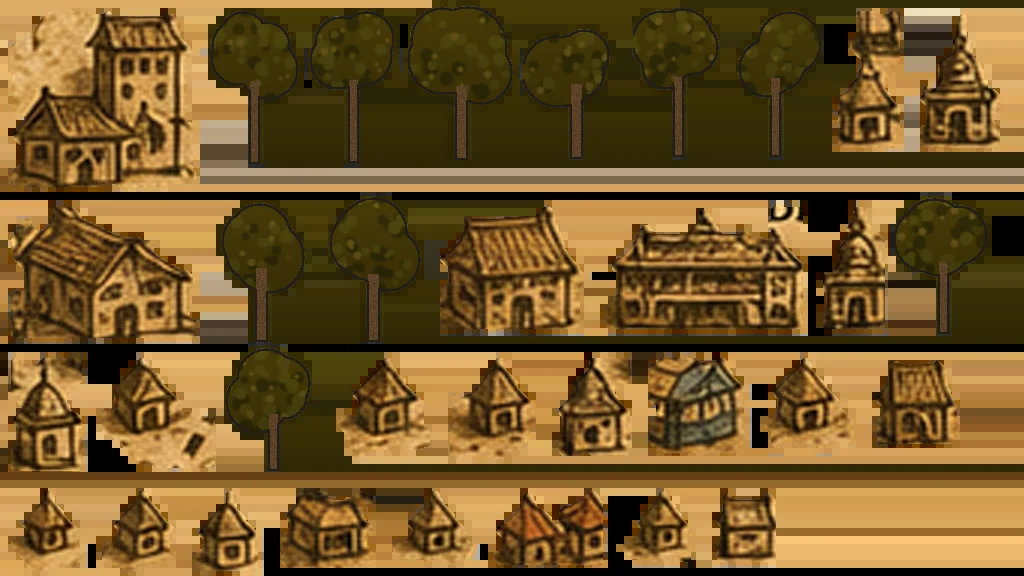
#> input picture site-assets/walk/cutouts.9dfbd7107c.webp, 1024 x 576 px
$ python -i extract_cutouts.py   (imports and definitions only)
#> lines starting #> are read from the running program, lines starting #| are printed output that depends on the picture; after the words box and inside, x2 and y2 are one past the last pixel; in counts of white or black regions, pixels touching at a corner belong together
#> further down, picture is the input picture: shape (576, 1024, 3); mean B, G, R 41.9, 88.8, 117.3
"""Step 7.7: lift trees and buildings off the painted map, as cut-outs to stand
up in the walkable valley (design §10.2).

The painting (book/B1.pdf p1) draws its huts, temples and trees as little
pictures on parchment. Each is separated from the parchment by colour: the
parchment's own colour is estimated everywhere by a wide median filter, and a
pixel belongs to the drawing where it is clearly darker or differently
coloured. Buildings come from boxes read off the painting by hand
(src/content/valley/cutouts.yaml). Trees are drawn in clumps and don't come
away cleanly, so they are made from the painting's own leaves instead: see
painted_trees().

Every cut-out is enlarged 3x (the painting draws a hut about 20 px tall) and
packed into one atlas with transparency.

Inputs:  book/B1.pdf, src/content/valley/cutouts.yaml
Output:  site-assets/walk/cutouts.<hash>.webp     (the atlas)
         src/content/generated/cutouts.json        (committed: where each cut-out is in it)
         pipeline/reports/cutouts-sheet.png        (for review)
Usage:   python extract_cutouts.py
"""
import hashlib
import io
import json

import cv2
import numpy as np
import yaml
from PIL import Image

import extract_valley_drape as drape
from common import ASSETS, REPORTS
from valley_contours import CONTENT

CUTOUTS_YAML = CONTENT / "valley" / "cutouts.yaml"
CUTOUTS_JSON = CONTENT / "generated" / "cutouts.json"
OUT = ASSETS / "walk"
ENLARGE = 3
ATLAS_WIDTH = 1024
PAD = 4


def drawing_mask(bgr: np.ndarray) -> np.ndarray:
    """Where the painting has a drawing on it, rather than bare parchment."""
    lab = cv2.cvtColor(bgr, cv2.COLOR_BGR2LAB).astype(np.float32)
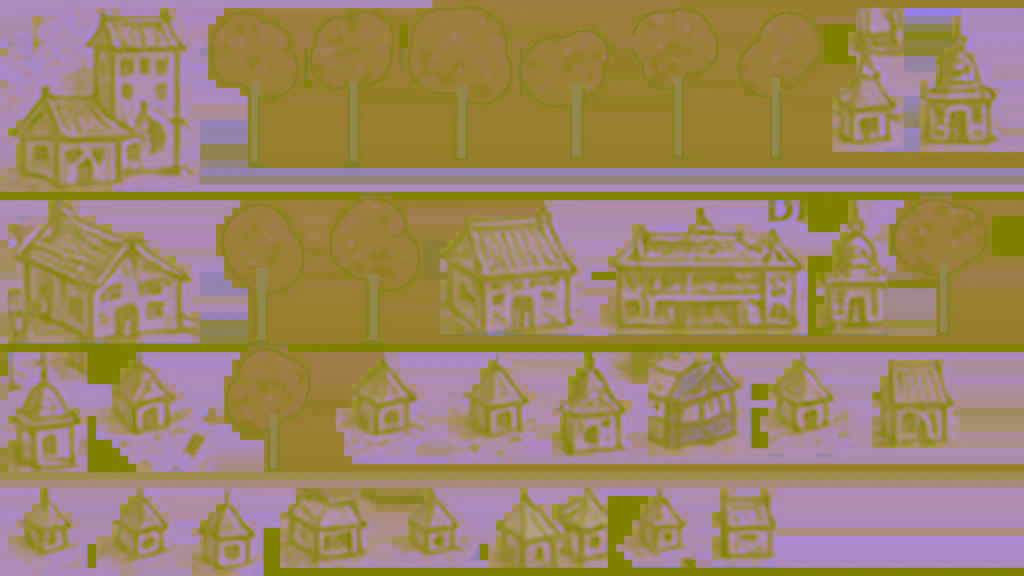
#> lab: shape (576, 1024, 3) float32; mean B, G, R 98.7, 134, 158
    paper = cv2.cvtColor(cv2.medianBlur(bgr, 31), cv2.COLOR_BGR2LAB).astype(np.float32)
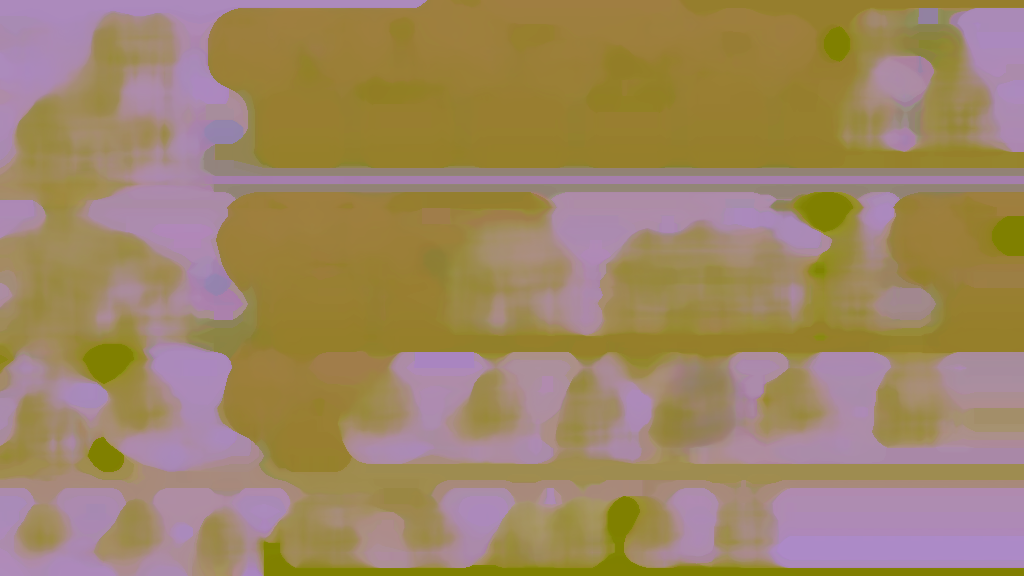
#> paper: shape (576, 1024, 3) float32; mean B, G, R 100.1, 134.1, 159.8
    diff = np.linalg.norm(lab - paper, axis=2)
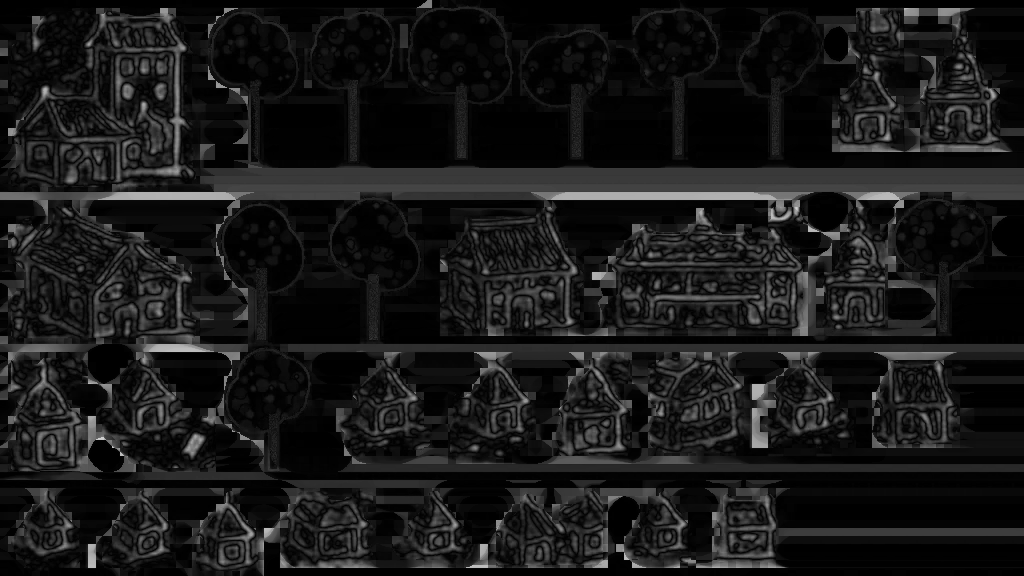
#> diff: shape (576, 1024) float32; min 0, max 210.5, mean 24.9
    darker = paper[..., 0] - lab[..., 0]
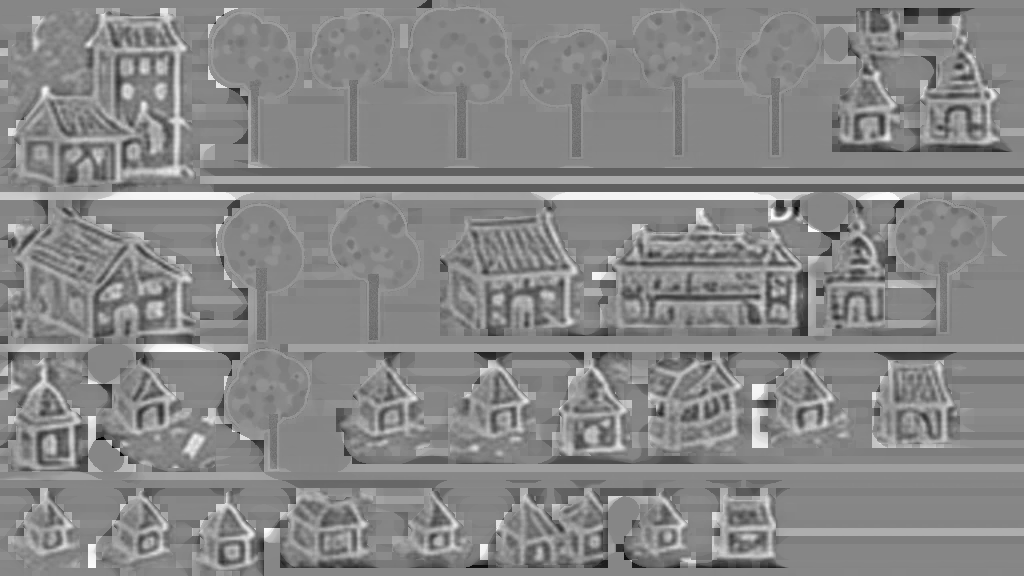
#> darker: shape (576, 1024) float32; min -208, max 186, mean 1.4; drawn with min black and max white
    mask = ((diff > 20) & (darker > 6)).astype(np.uint8) * 255
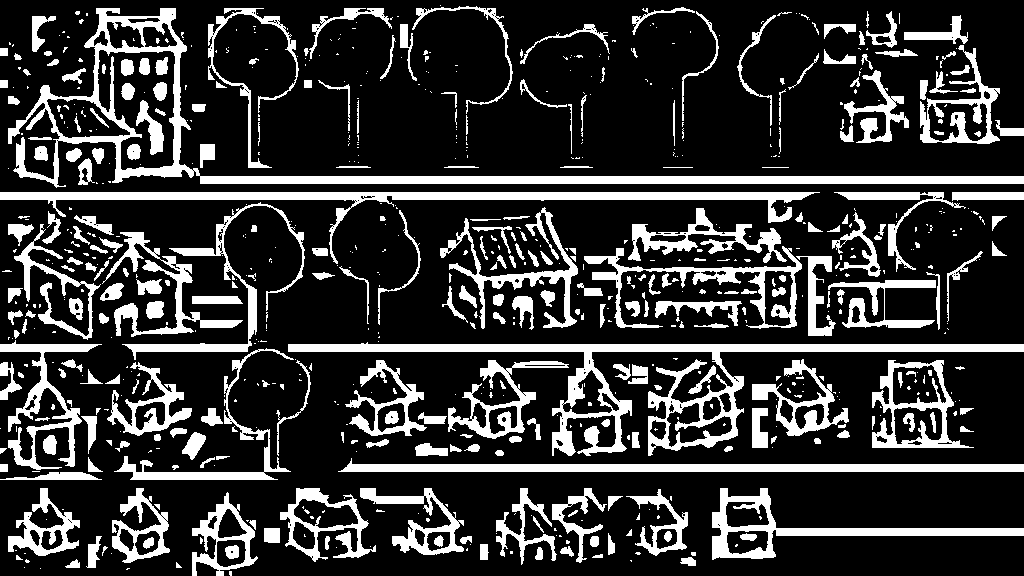
#> mask: shape (576, 1024); 21.3% white; 743 white regions (456 under 20 px), largest, box (x1, y1, x2, y2) and area: (8, 8, 1024, 188) 12984, (288, 342, 1024, 456) 11610, (0, 192, 820, 264) 7138
    mask = cv2.morphologyEx(mask, cv2.MORPH_OPEN, np.ones((2, 2), np.uint8))
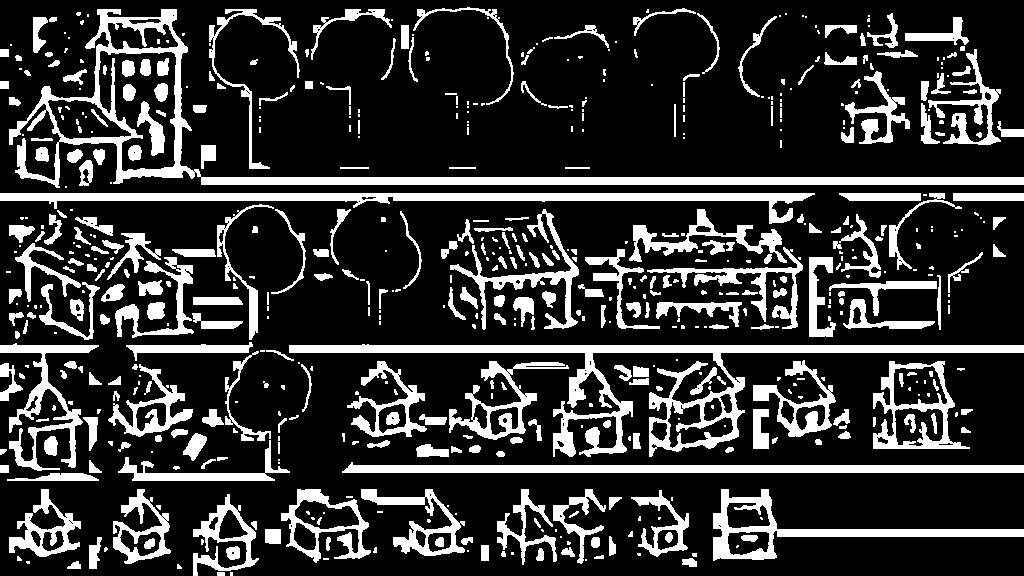
#> mask: shape (576, 1024); 20.7% white; 608 white regions (287 under 20 px), largest, box (x1, y1, x2, y2) and area: (9, 9, 1024, 188) 12929, (289, 344, 1024, 457) 11501, (0, 193, 815, 224) 6823
    return cv2.morphologyEx(mask, cv2.MORPH_CLOSE, np.ones((3, 3), np.uint8))
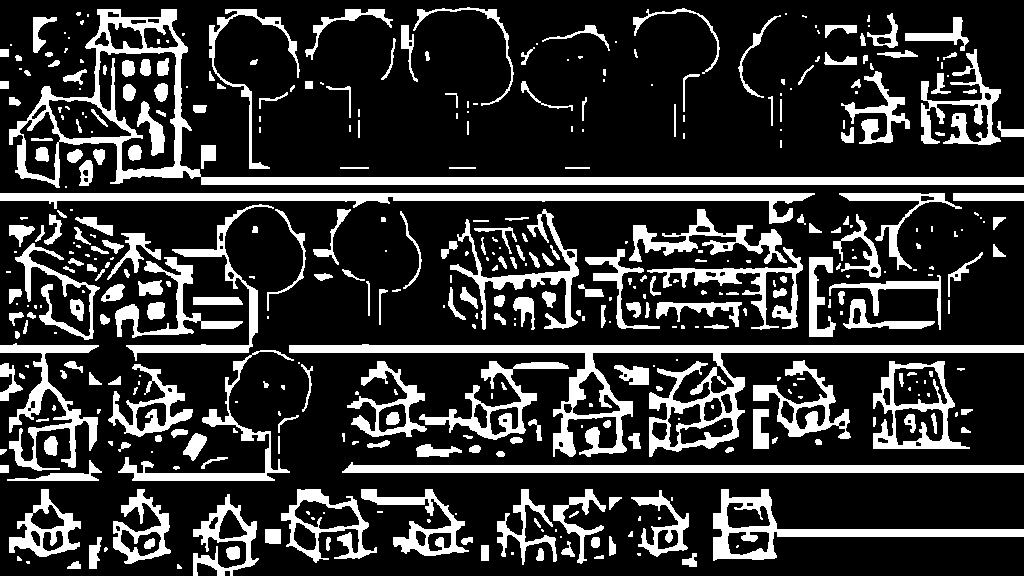
#> returned value: shape (576, 1024); 21.2% white; 433 white regions (173 under 20 px), largest, box (x1, y1, x2, y2) and area: (9, 9, 1024, 188) 13035, (289, 344, 1024, 457) 11900, (0, 193, 815, 224) 6856


# [51 lines left out: functions leaf_share, solid, cut, grab, not called in this run]


def building(img: np.ndarray, mask: np.ndarray, box: list[int]) -> np.ndarray:
    return grab(img, box, mask)


# [52 lines left out: functions trees, leaf_mask, tree_shape_ok, not called in this run]


def leafy(img: np.ndarray, box: list[int]) -> np.ndarray:
    patch, mask = leaf_mask(img, box)
    return cut(patch, mask)


# [119 lines left out: functions leaf_tones, painted_trees, pack, main, not called in this run]


# [2 lines not run here, left out]

>>> import cv2
>>> picture = cv2.imread('../../site-assets/walk/cutouts.9dfbd7107c.webp')
>>> result = drawing_mask(picture)
